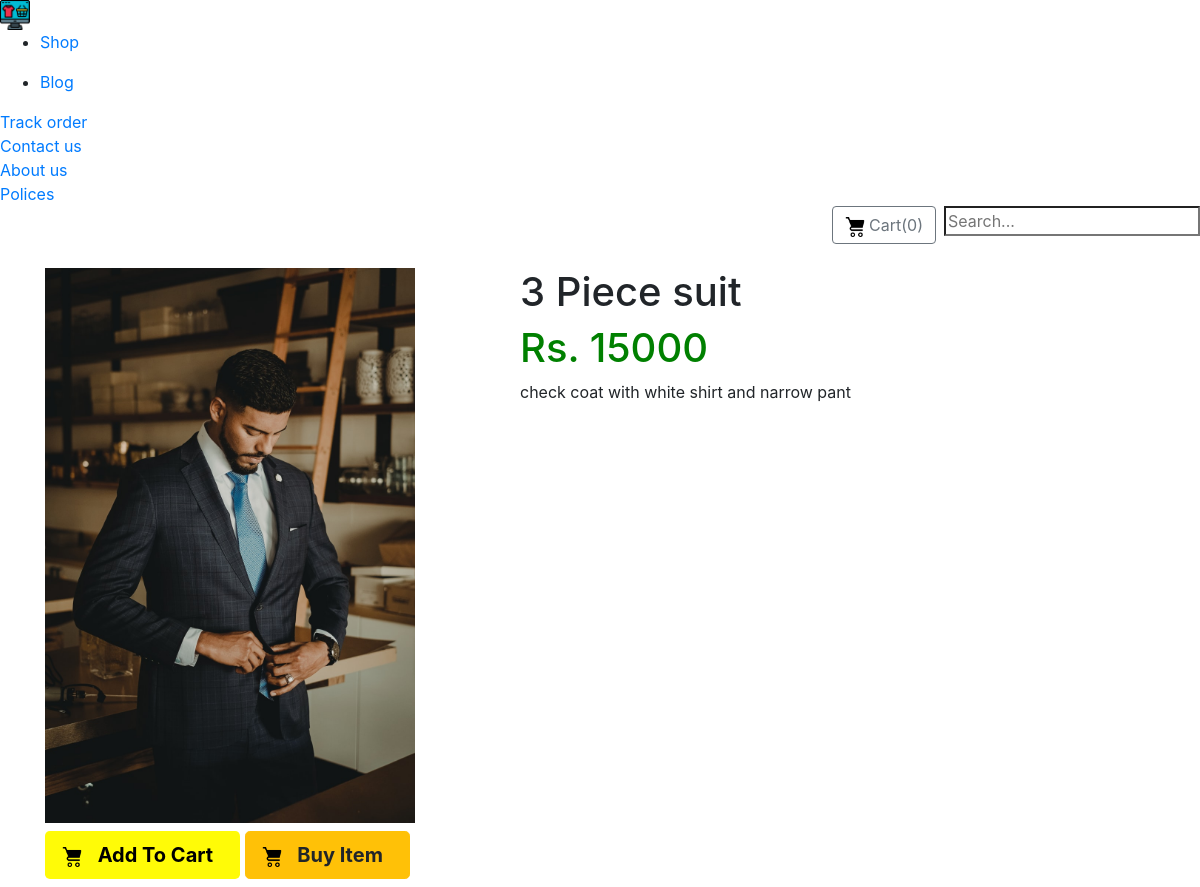
Screenshot of /Shop/products/2 with the database file from the repository.
### Shop/models.py (models this page shows, shortened)
class Product(models.Model):
    product_id = models.AutoField
    product_name = models.CharField(max_length=50)
    product_catagory = models.CharField(max_length=50)
    product_subcatagory = models.CharField(max_length=50,default='')
    product_desc = models.CharField(max_length=300)
    product_pricse = models.IntegerField(default=0)
    product_pub_date = models.DateField()
    product_imag = models.ImageField(upload_to='shope/images')

### Shop/views.py (the view)
# urls.py: path('products/<int:pid>',views.Products,name='productviewpage'),
def Products(request,pid):
    pdc = Product.objects.filter(id=pid)
    return render(request,'shop/products.html',{'product':pdc[0]})

### Shop/templates/shop/products.html
{% extends 'shop/Basic.html' %} {% block title %} Product {% endblock %} {% block body %}
<br>
<div class="container">
    <div class="row">
        <div class="col-md-5">
            <img src="/media/{{product.product_imag}}" width=370px hight='400px' alt=""> {% load static %}
            <button type="button" class="btn btn-lg my-2" style="background-color:rgba(255, 251, 0, 0.973);">
                <span> <img src="{% static 'shop/shopping-cart.png'%}" height="20px" width="20px" alt=""> </span>
                <b style="padding: 10px;"> Add To Cart</b>
            </button>
            <button type="button" class="btn btn-warning btn-lg my-2">
                <span> <img src="{% static 'shop/shopping-cart.png'%}" height="20px" width="20px" alt=""> </span>
                <b style="padding: 10px;">Buy Item</b>
            </button>
        </div>
        <div class="col-md-4">
            <h1>{{product.product_name}}</h1>
            <h6 style="color:green;font-size: 40px;">Rs. {{product.product_pricse}}</h6>
            <p>{{product.product_desc}}</p>
        </div>
        <div class="col-md-3">
        </div>
    </div>
</div>
{% endblock %}

### rows the page displays
Product: product_imag (picture), product_name "3 Piece suit", product_pricse "15000", product_desc "check coat with white shirt and narrow pant"
